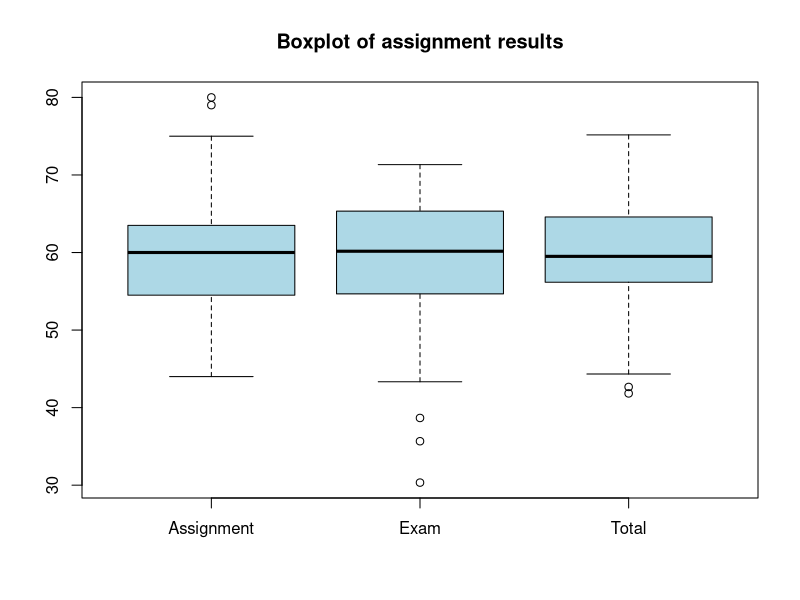
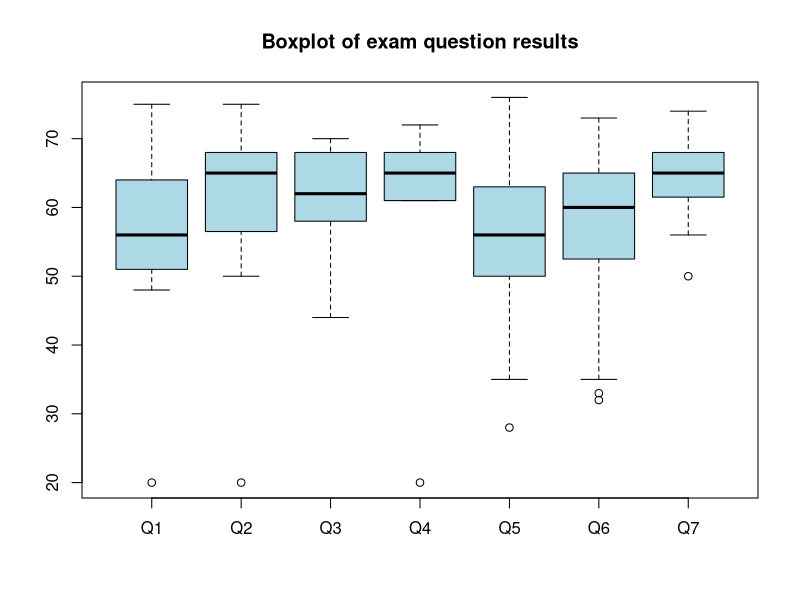
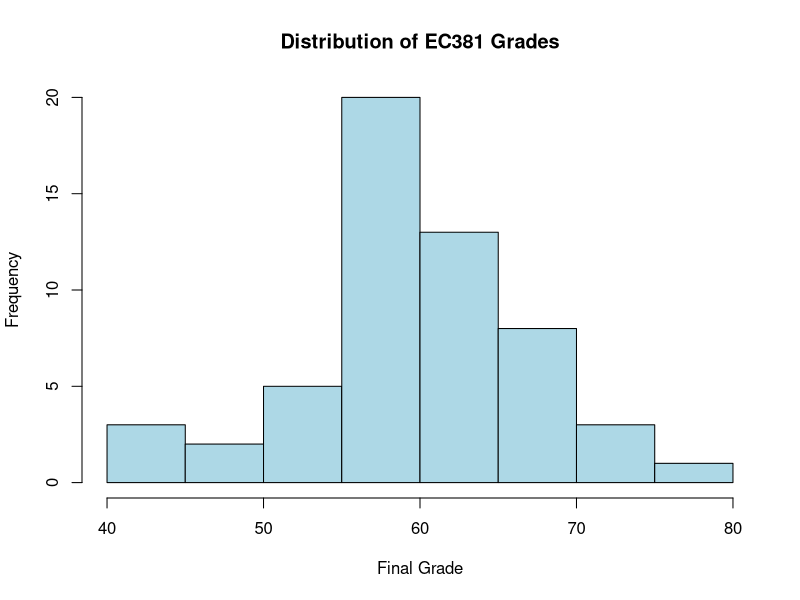

Recreate these plots in R, in order.
# make the numbers numberic rather than integer for the calculation. 
da <- read.csv("./Official/EC381.csv", stringsAsFactors = FALSE, colClasses = c(rep("character", 3), rep("numeric", 9)))
da$Exam <-  rowMeans(da[6:12], na.rm = TRUE)
da$Total <- da$Assignment*0.5 + da$Exam*0.5
str(da)
head(da)
  myStats <- function(x, na.omit=FALSE){
    if (na.omit)
      x <- x[!is.na(x)]
    m <- mean(x)
    md <- median(x)
    s <- sd(x) 
    max <- max(x)
    min <- min(x)
    n <- length(x)
    return(c(n=n, mean=m, median = md, stdev=s, max = max, min = min))
  }
  Stats <- apply(da[,c(5:14)], 2, FUN = myStats, na.omit = TRUE)
  round(Stats, 2)
#-----------------------------------------------------
boxplot(da[,c(5, 13, 14)], main = "Boxplot of assignment results", col = "lightblue") 
boxplot(da[,c(6:12)], main = "Boxplot of exam question results", names = c("Q1", "Q2", "Q3", "Q4", "Q5", "Q6", "Q7"), 
        col = "lightblue")
#----------------------------------------------------
first <- sum(da$Total >= 70, na.rm = TRUE)
twoone <- sum(da$Total >= 60 & da$Total < 70, na.rm = TRUE)
twotwo <- sum(da$Total >= 50 & da$Total < 60, na.rm = TRUE)
third <- sum(da$Total >= 40 & da$Total < 50, na.rm = TRUE)
pass <- sum(da$Total >= 30 & da$Total < 40, na.rm = TRUE)
fail <- sum(da$Total < 30, na.rm = TRUE)
# Use matrix so that colum names can be set.
Results <- matrix(c(first, twoone, twotwo, third, pass, fail), nrow = 1)
colnames(Results) <- c("First", "2:1", "2:2", "3", "P", "F")
Results
#--------------------------------------------------------
hist(da$Total, main = "Distribution of EC381 Grades", col = "lightblue", xlab = "Final Grade")
